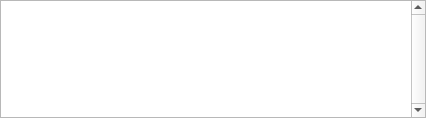
<?xml version="1.0" encoding="UTF-8"?>
<ui version="4.0">
 <class>profilesTable</class>
 <widget class="QWidget" name="profilesTable">
  <property name="geometry">
   <rect>
    <x>0</x>
    <y>0</y>
    <width>426</width>
    <height>118</height>
   </rect>
  </property>
  <property name="sizePolicy">
   <sizepolicy hsizetype="Fixed" vsizetype="Expanding">
    <horstretch>0</horstretch>
    <verstretch>0</verstretch>
   </sizepolicy>
  </property>
  <property name="minimumSize">
   <size>
    <width>426</width>
    <height>1</height>
   </size>
  </property>
  <property name="maximumSize">
   <size>
    <width>426</width>
    <height>16777215</height>
   </size>
  </property>
  <property name="mouseTracking">
   <bool>true</bool>
  </property>
  <property name="windowTitle">
   <string>Form</string>
  </property>
  <property name="styleSheet">
   <string notr="true"/>
  </property>
  <layout class="QGridLayout" name="gridLayout">
   <property name="leftMargin">
    <number>0</number>
   </property>
   <property name="topMargin">
    <number>0</number>
   </property>
   <property name="rightMargin">
    <number>0</number>
   </property>
   <property name="bottomMargin">
    <number>0</number>
   </property>
   <property name="spacing">
    <number>0</number>
   </property>
   <item row="0" column="0">
    <widget class="QTableWidget" name="tableWidget">
     <property name="sizePolicy">
      <sizepolicy hsizetype="Preferred" vsizetype="Expanding">
       <horstretch>0</horstretch>
       <verstretch>0</verstretch>
      </sizepolicy>
     </property>
     <property name="styleSheet">
      <string notr="true"/>
     </property>
     <property name="verticalScrollBarPolicy">
      <enum>Qt::ScrollBarAlwaysOn</enum>
     </property>
     <attribute name="horizontalHeaderVisible">
      <bool>false</bool>
     </attribute>
     <attribute name="horizontalHeaderDefaultSectionSize">
      <number>415</number>
     </attribute>
     <attribute name="horizontalHeaderMinimumSectionSize">
      <number>415</number>
     </attribute>
     <attribute name="horizontalHeaderStretchLastSection">
      <bool>false</bool>
     </attribute>
     <attribute name="verticalHeaderDefaultSectionSize">
      <number>50</number>
     </attribute>
     <attribute name="verticalHeaderHighlightSections">
      <bool>true</bool>
     </attribute>
     <attribute name="verticalHeaderMinimumSectionSize">
      <number>50</number>
     </attribute>
     <attribute name="verticalHeaderStretchLastSection">
      <bool>true</bool>
     </attribute>
     <column>
      <property name="text">
       <string/>
      </property>
     </column>
    </widget>
   </item>
  </layout>
 </widget>
 <resources/>
 <connections/>
</ui>
